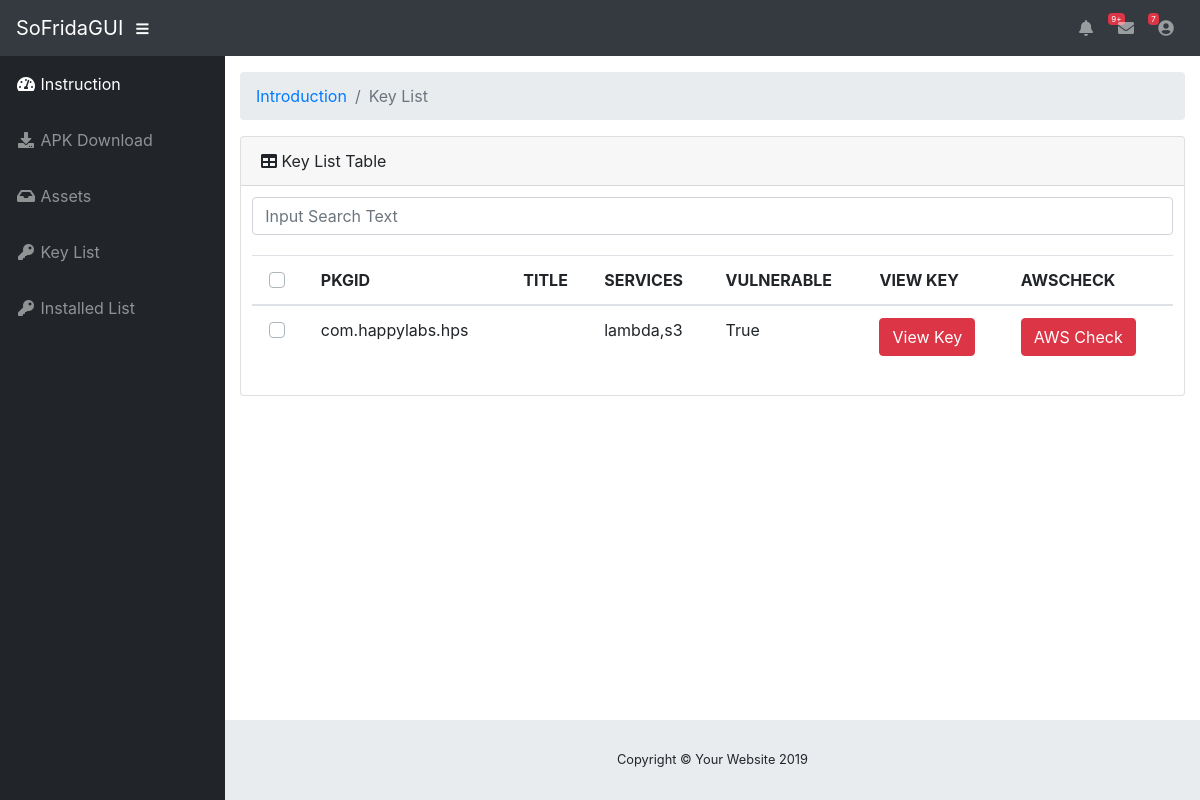
The page /keylist on the database as committed earlier.
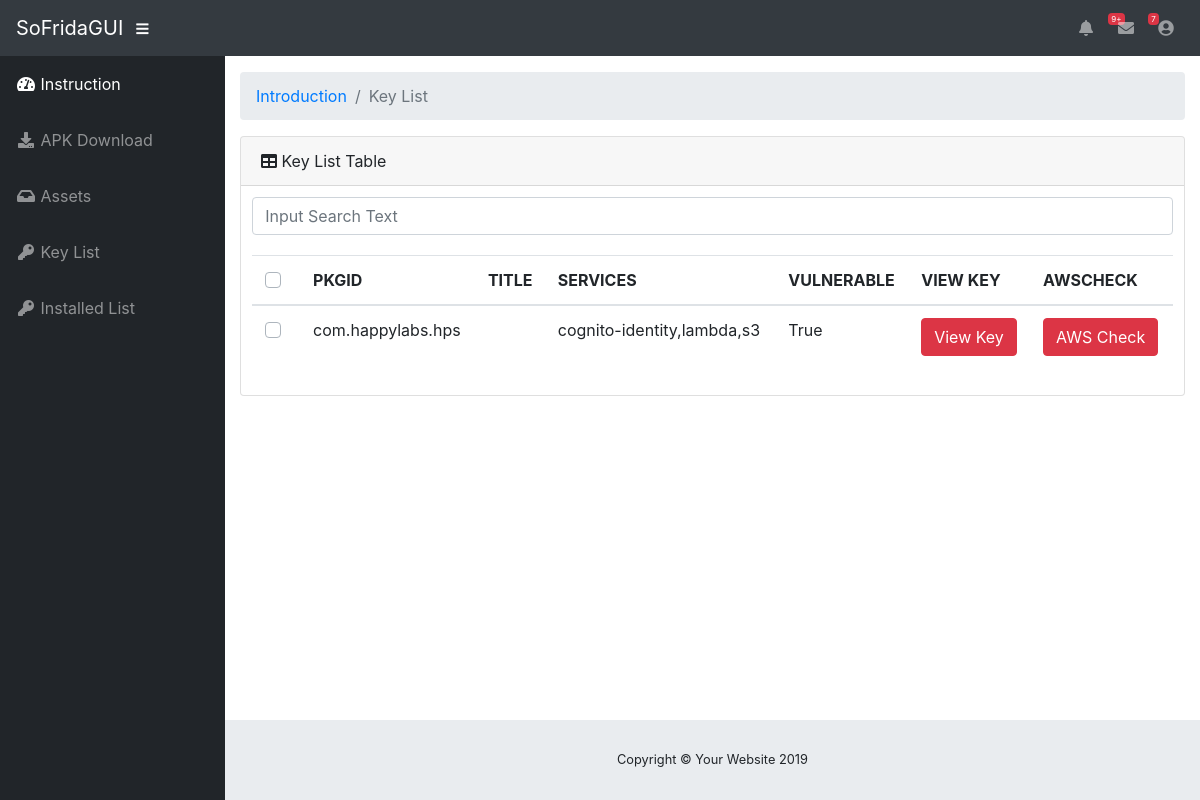
The same page on the database as committed later.
### tables this page shows
CREATE TABLE assets (
            package_name text primary key, 
            title text,
            popular integer,
            category text,
            status text,
            exist_sdk integer,
            access_key_id text,
            secret_access_key text,
            session_token text,
            region text,
            service text,
            bucket text,
            vulnerable integer);

### app.py (the view)
@app.route("/keylist")
def keylist_layout():
  asset = Assets()
  key_infos = asset.get_exist_key()
  return render_template("keylist.html", key_infos=key_infos)

### assets.py (called while the page is built)
    def db_init(self):
        self.db_path = os.path.join("./assets.db")
        self.con = sqlite3.connect(self.db_path)
        self.cur = self.con.cursor()
        self.cur.execute('''create table if not exists assets (
            package_name text primary key,
            title text,
            popular integer,
            category text,
            status text,
            exist_sdk integer,
            access_key_id text,
            secret_key_id text,
            session_token text,
            region text,
            service text,
            bucket text,
            vulnerable integer)''')
        self.columns = ['package_name', 'title', 'popular','category','status','exist_sdk', 'access_key_id', 'secret_key_id','session_token','region','service','bucket', 'vulnerable']
        self.con.commit()

    def get_exist_key(self):
        package_list = []
        for row in self.cur.execute('''select * from assets where access_key_id is not null'''):
            package = dict()
            for i in range(len(self.columns)):
                if row[i] == None:
                    package[self.columns[i]] = ""
                else:
                    package[self.columns[i]] = row[i]
            package_list.append(package)
        return package_list

### templates/keylist.html (shortened to what this page needs)
{% extends "layout.html" %}
{% block content %}
<div class="container-fluid">
	<ol class="breadcrumb">
		<li class="breadcrumb-item">
			<a href="#">Introduction</a>
		</li>
		<li class="breadcrumb-item active">Key List</li>
	</ol>
	<div class="card mb-3">
		<div class="card-header">
			<i class="fas fa-table"></i>
			Key List Table
		</div>
		<div class="card-body">
			<div class="input-group">
				<input type="text" class="form-control" placeholder="Input Search Text" spellcheck="false" id="search_form">
			</div>
			<div style="margin-top:20px;" class="table-responsive" id="key_list">
				<table class="table" id="key_table">
					<thead>
						<th>
							<div class="custom-control custom-checkbox" align="center">
							</div>
						</th>
						<th>PKGID</th>
						<th>TITLE</th>
                        <th>SERVICES</th>
                        <th>VULNERABLE</th>
                        <th>VIEW KEY</th>
						<th>AWSCHECK</th>
					</thead>
					<tbody>
						{% for info in key_infos %}
						<tr>
							<td>
								<div class="custom-control custom-checkbox" align="center">
								</div>
							</td>
							<td>{{ info['package_name'] }}</td>
							<td>{{ info['title'] }}</td>
							<td>{{ info['service'] }}</td>
							<td>{{ "True" if info['vulnerable']==1 else "False" }}</td>
                            <td><button class="btn btn-danger" id="view" data-package="{{ info }}">View Key</button></td>
							<td><a class="btn btn-danger" href="/awstest/{{ info['package_name'] }}">AWS Check</a></td>
						</tr>
						{% endfor %}
					</tbody>
				</table>
			</div>
		</div>
	</div>
</div>
{% endblock %}

### templates/layout.html (shortened to what this page needs)
<!DOCTYPE html>
<html lang="en" style="font-family: SFMono-Regular, Menlo, Monaco, Consolas, 'Liberation Mono', 'Courier New', monospace;">
    <head>
        <link  rel="stylesheet" type="text/css" href="{{ url_for('static', filename='vendor/fontawesome-free/css/all.min.css')}}">
        <link  rel="stylesheet" type="text/css" href="{{ url_for('static', filename='vendor/datatables/dataTables.bootstrap4.css')}}">
        <link  rel="stylesheet" type="text/css" href="{{ url_for('static', filename='css/sb-admin.css')}}">
    </head>
    <body id="page-top">
        <nav class="navbar navbar-expand navbar-dark bg-dark static-top">
            <a class="navbar-brand mr-1" href="{{ url_for('index') }}">SoFridaGUI</a>
            <button class="btn btn-link btn-sm text-white order-1 order-sm-0" id="sidebarToggle" href="#">
                <i class="fas fa-bars"></i>
            </button>
            <ul class="navbar-nav ml-auto mr-0 my-2 my-md-0">
                <li class="nav-item dropdown no-arrow">
                    <a class="nav-link dropdown-toggle" href="#" id="alertsDropdown" role="button" data-toggle="dropdown" aria-haspopup="true" aria-expanded="false">
                    <i class="fas fa-bell fa-fw"></i>
                    <span class="badge badge-danger">9+</span>
                    </a>
                </li>
                <li class="nav-item dropdown no-arrow mx-1">
                    <a class="nav-link dropdown-toggle" href="#" id="messagesDropdown" role="button" data-toggle="dropdown" aria-haspopup="true" aria-expanded="false">
                    <i class="fas fa-envelope fa-fw"></i>
                    <span class="badge badge-danger">7</span>
                    </a>
                </li>
                <li class="nav-item dropdown no-arrow">
                    <a class="nav-link dropdown-toggle" href="#" id="userDropdown" role="button" data-toggle="dropdown" aria-haspopup="true" aria-expanded="false">
                    <i class="fas fa-user-circle fa-fw"></i>
                    </a>
                </li>
            </ul>
        </nav>
        <div id="wrapper">
            <ul class="sidebar navbar-nav">
                <li class="nav-item active">
                    <a class="nav-link" href="{{ url_for('index') }}">
                    <i class="fas fa-fw fa-tachometer-alt"></i>
                    <span>Instruction</span>
                    </a>
                </li>
                <li class="nav-item">
                    <a class="nav-link" href="{{ url_for('apk_download_layout') }}">
                    <i class="fas fa-fw fa-download"></i>
                    <span>APK Download</span></a>
                </li>
                <li class="nav-item">
                    <a class="nav-link" href="{{ url_for('assets_layout') }}">
                    <i class="fas fa-fw fa-inbox"></i>
                    <span>Assets</span></a>
                </li>
                <li class="nav-item">
                    <a class="nav-link" href="{{ url_for('keylist_layout')}}">
                    <i class="fas fa-fw fa-key"></i>
                    <span>Key List</span></a>
                </li>
                <li class="nav-item">
                    <a class="nav-link" href="{{ url_for('installed_layout')}}">
                    <i class="fas fa-fw fa-key"></i>
                    <span>Installed List</span></a>
                </li>
            </ul>
            <div id="content-wrapper">
            {% block content %}
            {% endblock %}
                <footer class="sticky-footer">
                    <div class="container my-auto">
                        <div class="copyright text-center my-auto">
                            <span>Copyright © Your Website 2019</span>
                        </div>
                    </div>
                </footer>
            </div>
        </div>
    </body>
</html>

Rows that differ between the two databases and show on the page:
changed assets "com.happylabs.hps": service "lambda,s3" → "cognito-identity,lambda,s3"
